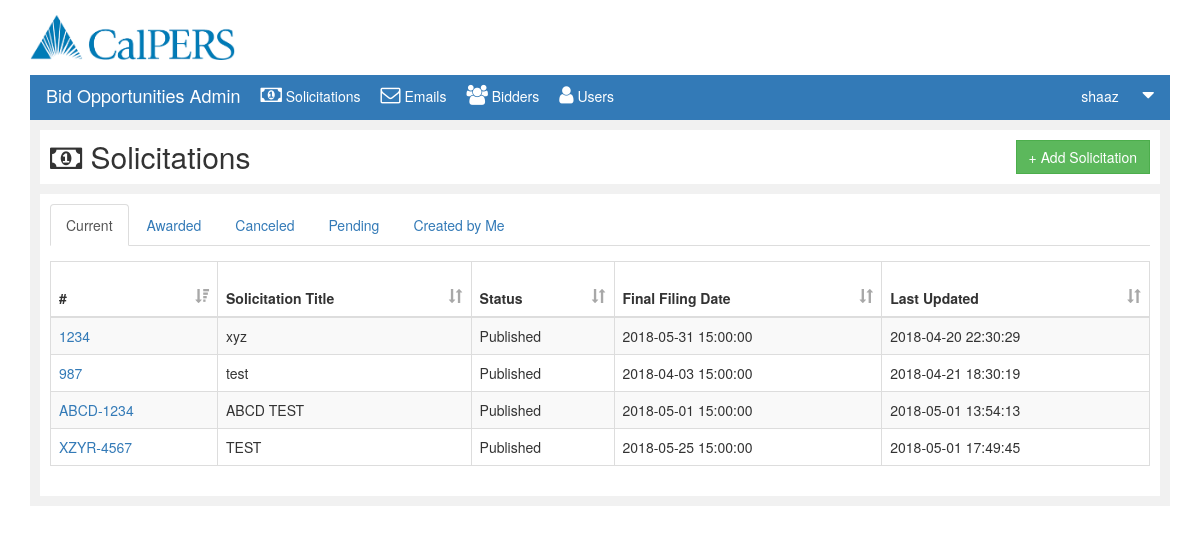
Page /solicitations.php (signed in) on the committed database.
### tables this page shows
CREATE TABLE IF NOT EXISTS `solicitation` (
  `pid` int(11) NOT NULL,
  `sid` varchar(9) NOT NULL,
  `stitle` varchar(100) NOT NULL,
  `type` varchar(50) NOT NULL,
  `category` varchar(50) NOT NULL,
  `status` varchar(50) NOT NULL,
  `last_updated` datetime NOT NULL DEFAULT CURRENT_TIMESTAMP,
  `final_filing_date` datetime NOT NULL,
  `description` varchar(1000) NOT NULL,
  `cancelflag` int(1) DEFAULT '0',
  PRIMARY KEY (`sid`)
);

### submit.php (the view, shortened to what this page needs)
<?php
function currentSolicitation($awardedFlag=0){
	$conn = mysqli_connect($GLOBALS['servername'], $GLOBALS['username'], $GLOBALS['password'], $GLOBALS['dbname']);
	if (!$conn) {
		die("Connection failed: " . mysqli_connect_error());
	}else{
		$sql="SELECT * FROM solicitation where cancelflag=0 and status='Published' order by sid";
		if($awardedFlag==1){
			$sql="SELECT * FROM solicitation where cancelflag=0 and status='Awarded' order by sid";
		}
		$res= mysqli_query($conn,$sql);
		if(mysqli_num_rows($res)>0){
			$msg="<table id='currentstable' class='table table-striped table-bordered datatable'>
			<thead>
			<tr>
			<th onclick='sortTable(0)'> #  <span class='glyphicon glyphicon-sort-by-attributes-alt'></span></th>
			<th onclick='sortTable(1)'> Solicitation Title <span class='glyphicon glyphicon-sort'></span></th>
			<th onclick='sortTable(2)'> Status <span class='glyphicon glyphicon-sort'></span></th>
			<th onclick='sortTable(3)'> Final Filing Date <span class='glyphicon glyphicon-sort'></span></th>
			<th onclick='sortTable(4)'> Last Updated <span class='glyphicon glyphicon-sort'></span></th>
			</tr>
			</thead>";
			while($row=mysqli_fetch_assoc($res)){
				$msg=$msg."<tr>
				<td><a href='document.php?type=View&dsid=".$row["sid"]."'>".$row["sid"]."</a></td>
				<td>".$row["stitle"]."</td>
				<td>".$row["status"]."</td>
				<td>".$row["final_filing_date"]."</td>
				<td>".$row["last_updated"]."</td>
				</tr>";
			}
			$msg=$msg."</table>";
			echo $msg;
		}
	}
}
?>

### css/custom.css (style rules this page uses)
body { padding-top: 0 !important; }
#currentstable th { height:55px; background: none; }
#currentstable span { color:#a8a8a8; float: right; }

### rows in the picture
solicitation: sid "1234", stitle "xyz", status "Published", final_filing_date "2018-05-31 15:00:00", last_updated "2018-04-20 22:30:29"
solicitation: sid "987", stitle "test", status "Published", final_filing_date "2018-04-03 15:00:00", last_updated "2018-04-21 18:30:19"
solicitation: sid "ABCD-1234", stitle "ABCD TEST", status "Published", final_filing_date "2018-05-01 15:00:00", last_updated "2018-05-01 13:54:13"
solicitation: sid "XZYR-4567", stitle "TEST", status "Published", final_filing_date "2018-05-25 15:00:00", last_updated "2018-05-01 17:49:45"

### other values in the picture
$_SESSION["username"] "shaaz"
